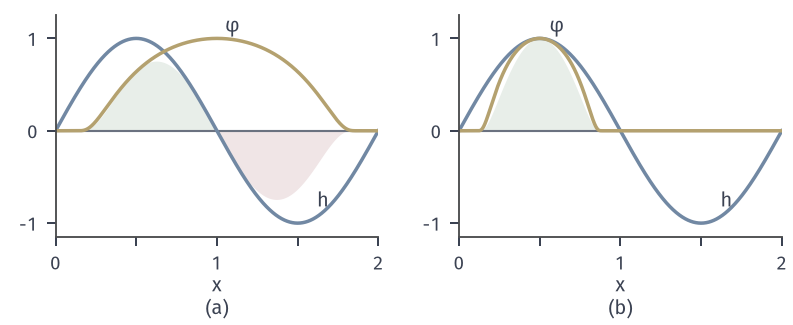

Write Python code to recreate this figure.
from pathlib import Path
import sys
ROOT = next(p for p in Path(__file__).resolve().parents if (p/'build.sh').is_file() and (p/'tex/book.tex').is_file())
sys.path.insert(0, str(ROOT/'figures/00-shared/mathematical-preliminaries-upper/00-shared/comprehension-figures'))
from support import figure, save, BLUE, GREEN, YELLOW, RED, PURPLE, INK, MUTED, GRID, BLUE_FILL, GREEN_FILL, YELLOW_FILL, RED_FILL, PURPLE_FILL
import numpy as np

def bump(t):
    """psi(t)=exp(-1/(1-t^2)) on |t|<1 and 0 elsewhere."""
    t = np.asarray(t, float); out = np.zeros_like(t); m = np.abs(t) < 1
    out[m] = np.exp(-1/(1-t[m]**2)); return out
C1 = 0.44399381623014  # integral of psi over [-1,1]
def rho(t, eps=1.0):
    """1-D mollifier rho_eps(t)=rho(t/eps)/eps."""
    return bump(np.asarray(t, float)/eps)/C1/eps
def mollify(fun, x, eps, n=4001):
    """f_eps(x)=int rho_eps(z) f(x-z) dz by the midpoint rule on [-eps,eps]."""
    z = (np.arange(n)+.5)/n*2*eps-eps; dz = 2*eps/n
    return np.array([np.sum(rho(z, eps)*fun(xi-z))*dz for xi in np.atleast_1d(x)])
def letters(fig, axes, y=.02):
    for ax, s in zip(axes, ['(a)', '(b)', '(c)']):
        p = ax.get_position(); fig.text((p.x0+p.x1)/2, y, s, ha='center', va='bottom')
fig, axes = figure(width_mm=112, height_mm=46, ncols=2)
fig.set_layout_engine(None); fig.subplots_adjust(left=.07, right=.985, top=.95, bottom=.27, wspace=.25)
x = np.linspace(0, 2, 2001); h = np.sin(np.pi*x); dx = x[1]-x[0]; vals = []
for ax, (x0, r) in zip(axes, [(1., .9), (.5, .4)]):
    p = np.e*bump((x-x0)/r); y = h*p; vals.append(float(np.sum(y)*dx))
    ax.fill_between(x, 0, y, where=y >= 0, color=GREEN_FILL, lw=0); ax.fill_between(x, 0, y, where=y <= 0, color=RED_FILL, lw=0)
    ax.axhline(0, color=MUTED, lw=.85)
    ax.plot(x, h, color=BLUE, lw=1.4); ax.plot(x, p, color=YELLOW, lw=1.4)
    ax.set_xlim(0, 2); ax.set_ylim(-1.15, 1.25); ax.set_xticks([0, .5, 1, 1.5, 2]); ax.set_xticklabels(['0', '', '1', '', '2']); ax.set_yticks([-1, 0, 1]); ax.set_xlabel('$x$', labelpad=1)
    ax.spines['bottom'].set_position(('data', -1.15))
axes[0].text(1.62, -.82, '$h$', color=INK); axes[0].text(1.05, 1.07, r'$\varphi$', color=INK)
axes[1].text(1.62, -.82, '$h$', color=INK); axes[1].text(.56, 1.07, r'$\varphi$', color=INK)
letters(fig, axes)
save(fig, Path(__file__).resolve().parent, 'figure', {'formula': 'h=sin(pi x); phi=e*psi((x-x0)/r), (x0,r)=(1,.9) and (.5,.4)', 'readings': vals})
print(vals)
